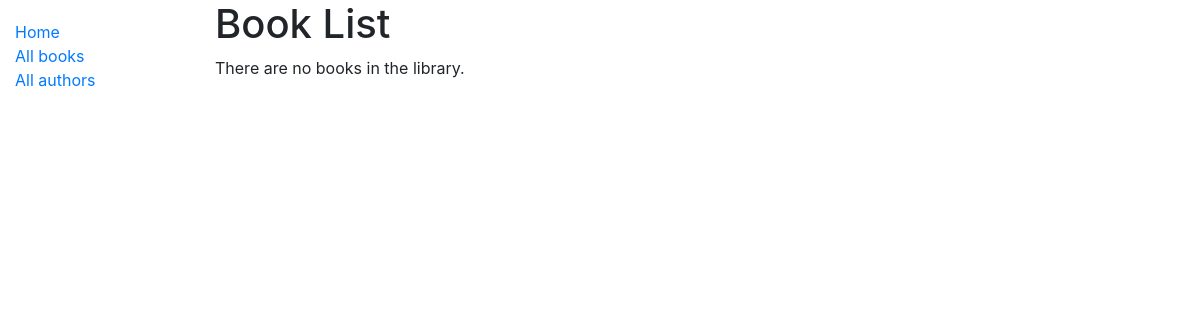
/catalog/book/, run on an earlier commit of the app's database.
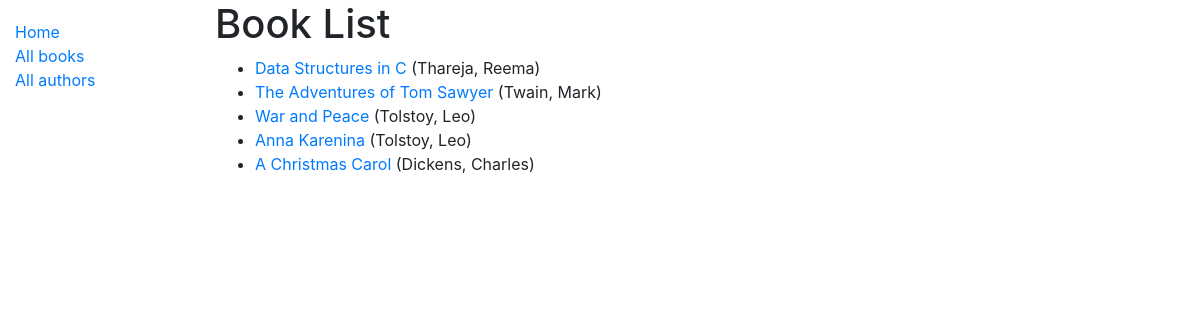
And on a later commit of the database.
### catalog/models.py (models this page shows, shortened)
class Book(models.Model):
    title = models.CharField(max_length=200)
    author = models.ForeignKey('Author', on_delete=models.SET_NULL, null=True)
    isbn = models.CharField('ISBN', max_length=13, unique=True)
    genre = models.ManyToManyField(Genre, help_text='Select a genre for this book')
    def get_absolute_url(self):
        return reverse('book-detail', args=[str(self.id)])

class Author(models.Model):
    first_name = models.CharField(max_length=100)
    last_name = models.CharField(max_length=100)
    country = models.CharField(max_length=100)
    date_of_birth = models.DateField(null=True, blank=True)
    class Meta:
        ordering = ['last_name', 'first_name']
    def __str__(self):
        return f'{self.last_name}, {self.first_name}'

### catalog/views.py (the view)
# urls.py: path('book/', views.BookListView.as_view(), name='books'),
class BookListView(generic.ListView):
    model = Book
    paginate_by=10

### catalog/templates/catalog/book_list.html
{% extends "base_generic.html" %}
{% block content %}
  <h1>Book List</h1>
  {% if book_list %}
  <ul>
    {% for book in book_list %}
      <li>
        <a href="{{ book.get_absolute_url }}">{{ book.title }}</a> ({{book.author}})
      </li>
    {% endfor %}
  </ul>
  {% else %}
    <p>There are no books in the library.</p>
  {% endif %}
{% endblock %}

What changed in the data, as far as the page shows it:
added Book: title "Data Structures in C", author "Thareja, Reema"
added Book: title "The Adventures of Tom Sawyer", author "Twain, Mark"
added Book: title "War and Peace", author "Tolstoy, Leo"
added Book: title "Anna Karenina", author "Tolstoy, Leo"
added Book: title "A Christmas Carol", author "Dickens, Charles"
Also different on the page:
text no longer shown: "There are no books in the library."
